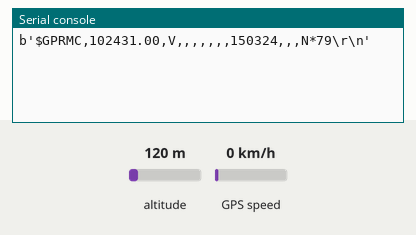
A program run on a simulated Raspberry Pi Pico running MicroPython. Parts: the last lines printed to the serial console. The test bench sets the inputs (shaded band); at power-on: GPS speed 0 km/h, altitude 120 m. The GPS gets a fix after 3 s at 37.7749, -122.4194 with 8 satellites.

Above: at 1.2 s.
1.3 s: GPS speed set to 30 km/h
At 1.36 s:
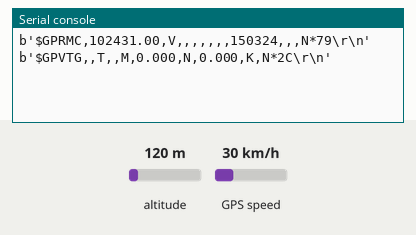
3.1 s: GPS speed set to 2 km/h
At 3.16 s:
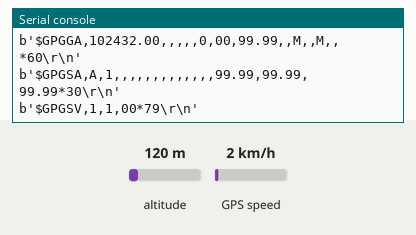
4.9 s: GPS speed set to 60 km/h
At 4.98 s:
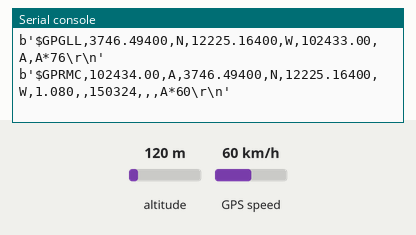
9.3 s: GPS speed set to 90 km/h
At 9.4 s:
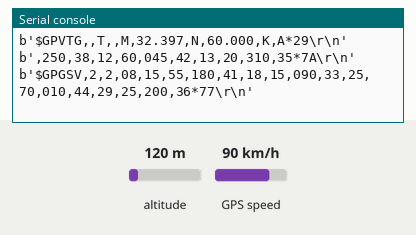
12.9 s: GPS speed set to 118 km/h
At 13.03 s:
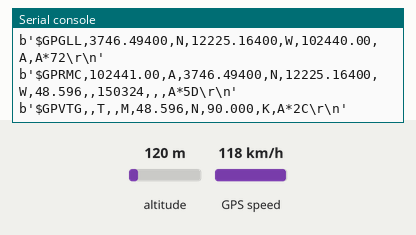
Timing chart, 0 to 15.9 s (numbered marks = the images above; inputs shaded):
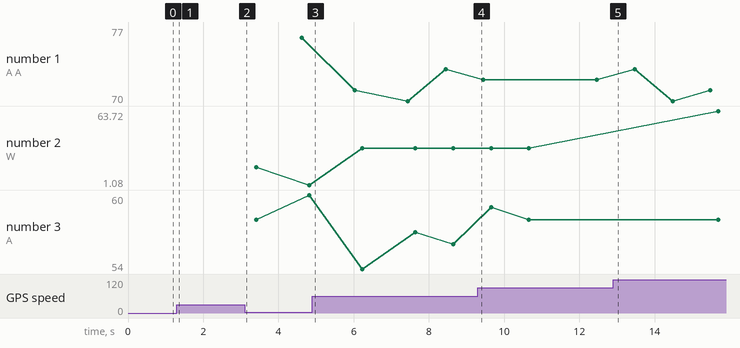

Measured:
- plotted number 2: 1.08 → 32.4 after the input at 4.9 s, 32.4 → 63.72 after the input at 12.9 s
- plotted number 3: 60 → 56 after the input at 4.9 s

The program:

gps_raw_data.py
```python
from machine import UART, Pin,SPI,I2C
import time
gps = UART(0,baudrate = 9600,tx = Pin(0),rx = Pin(1))

while 1:
        data_Read = gps.readline()#read data comming from other pico lora expansion
        if data_Read is not None:
                 print(data_Read)
        time.sleep(0.2)
```
